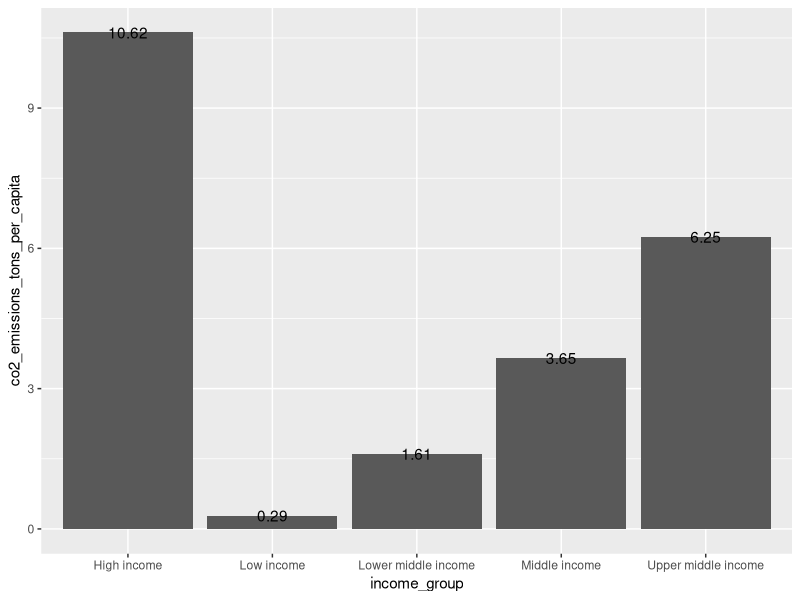

This figure's R source:
library(tidyverse)

world_bank_income <- read_csv("data/world_bank_income.csv")
world_bank_countries <- read_csv("data/world_bank_countries.csv")

world_bank_income %>% 
  filter(year == 2014) %>% 
  ggplot(aes(x = income_group,
             y = co2_emissions_tons_per_capita,
             label = round(co2_emissions_tons_per_capita, 2))) +
  geom_col() +
  geom_text()
